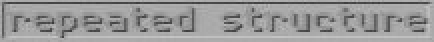
#> input picture train_test/template.jpg, 217 x 21 px (shown 2 times larger)
$ python matchingV2.py
#> lines starting #> are read from the running program, lines starting #| are printed output that depends on the picture; pictures that were not available may be replaced by others from this repository, and a replacement may not be noted
## Input Parameter START Here ##
IMAGE_PATH = r'E:/21-9-2022/dev1' # r'E:/@@@temp' #
CROPPED_PATH = r'E:/21-9-2022/dev1/cropped' # r'E:/@@@temp/cropped' #

# ROI to cropped position Topleft X,Y and Width, Height
roi_tpleft = (280,194-2)#(258,157)
roi_w      = 100  #120
roi_h      = 100   #116

# Setup roi to run only 1 unit
yes_setup = 0      # 1 is setup ,  0 is run

## Input Parameter END Here ##

if yes_setup == 0:
   setup = False #
else:
    setup = True

import time
import os
import cv2 as cv
import numpy as np
from matplotlib import pyplot as plt
import csv
import pandas as pd

data = {
    "file_path":[],
    "top_left_X":[],
    "top_left_Y":[],
    "bottom_right_X":[],
    "bottom_right_Y":[],
    "ver_offset":[],
    "roi_tpleft_X":[],
    "roi_tpleft_Y":[],
    "roi_w":[],
    "roi_h":[],
    "file_training_path":[],
    "training_date_time":[],
    "asm":[]
}

df = pd.DataFrame(data)

roi_bnright = (roi_tpleft[0]+roi_w,roi_tpleft[1]+roi_h)
template = cv.imread('template.jpg',0) # Find Template in image
#> template is the input picture: shape (21, 217); min 58, max 200, mean 153.8

os.chdir(IMAGE_PATH)
mycounter = 0
for file in os.listdir():
    if file.endswith(".jpg"):
        file_path = f"{IMAGE_PATH}/{file}"
#       start = time.time()
        img = cv.imread(file_path,0)
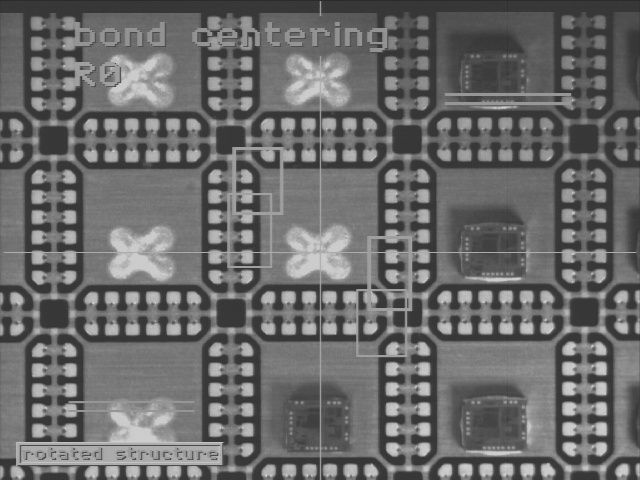
#> input picture train_test/1661988984_144861.jpg, 640 x 480 px, given as the content of the folder E:/21-9-2022/dev1, which was not available
#> img is the input picture: shape (480, 640); min 28, max 222, mean 106.5
        img4cropped = img
        img2 = img.copy()
        w, h = template.shape[::-1]
#> w = 217; h = 21
        # method = ['cv.TM_CCOEFF', 'cv.TM_CCOEFF_NORMED',
        #           'cv.TM_CCORR','cv.TM_CCORR_NORMED', 'cv.TM_SQDIFF', 'cv.TM_SQDIFF_NORMED']
        img = img2.copy()
        method = eval('cv.TM_CCOEFF')
        res = cv.matchTemplate(img,template,method)
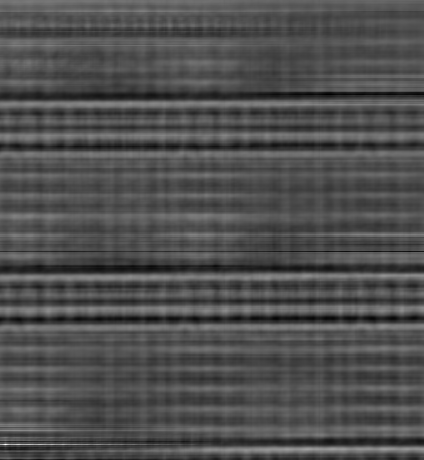
#> res: shape (460, 424) float32; min -1665387.9, max 3656285.8, mean 269.8; drawn with min black and max white
        min_val, max_val, min_loc, max_loc = cv.minMaxLoc(res)
#> min_val = -1665387.9; max_val = 3656285.8; min_loc = (329, 94); max_loc = (5, 444)
        top_left = max_loc
#> top_left = (5, 444)
        bottom_right = (top_left[0] + w, top_left[1] + h)
#> bottom_right = (222, 465)
#       end = time.time()

        ver_offset = top_left[1]-433
#> ver_offset = 11
        if (top_left[0] >= 18) and (top_left[0] <=20) or (top_left[0] >= 5) and (top_left[0] <=6):   # ((age>= 8) and (age<= 12))
            os_roi_tpleft = (roi_tpleft[0],roi_tpleft[1]+ver_offset)
#> os_roi_tpleft = (280, 203)
            os_roi_bnright = (roi_bnright[0], roi_bnright[1]+ver_offset)
#> os_roi_bnright = (380, 303)
            cropped_image = img4cropped[os_roi_tpleft[1]:os_roi_bnright[1],os_roi_tpleft[0]:os_roi_bnright[0]]
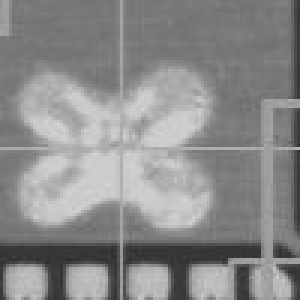
#> cropped_image: shape (100, 100) (shown 3 times larger); min 46, max 212, mean 138.8
            #cropped_image = img4cropped[256:381,256:278]
            cv.imwrite(os.path.join(CROPPED_PATH,file),cropped_image)
        else:
            print('Template Position out of Range')
        if setup:
            exit()   # run single 1st image

        df.loc[len(df.index)] = [file_path,top_left[0],top_left[1],bottom_right[0],bottom_right[1]
                                ,ver_offset,roi_tpleft[0],roi_tpleft[1],roi_w,roi_h,np.NaN,np.NaN,np.NaN]
        #print(df.loc[[mycounter]])
        print(mycounter,file_path)
        mycounter = mycounter + 1

    # "file_path":[],
    # "top_left_X":[],
    # "top_left_Y":[],
    # "bottom_right_X":[],
    # "bottom_right_Y":[],
    # "ver_offset":[],
    # "roi_tpleft_X":[],
    # "roi_tpleft_Y":[],
    # "roi_w":[],
    # "roi_h":[],
    # "file_training_path":[],
    # "training_date_time":[],
    # "asm":[]

print(df.describe())
#print(df.info())
df.to_csv('result.csv',index=False)

exit()
#> (the program exits here)
